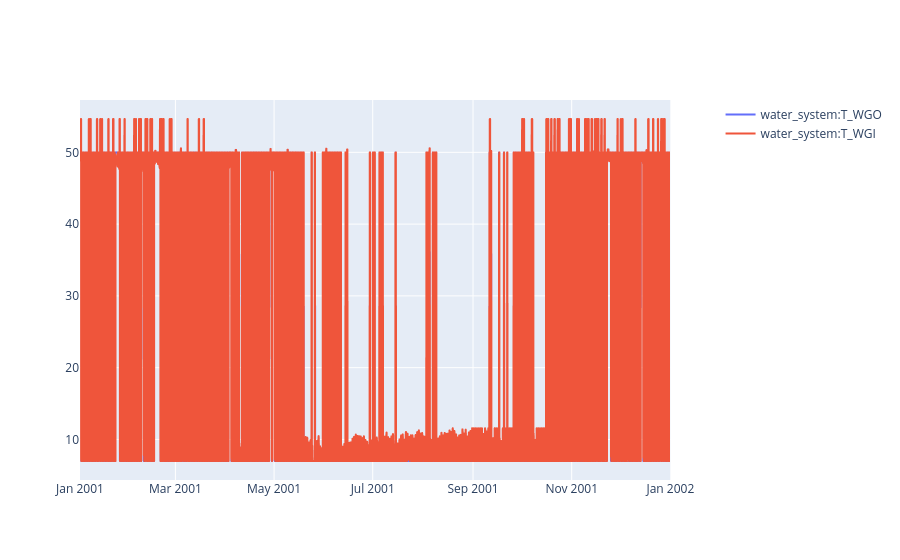

Here is the notebook cell this chart was saved with:
### Code cell
sim.plot(pro.dates(),[T_wgo,T_wgi])

### Figure 1 — Plotly figure (JSON) as saved in the notebook; plotly's stock layout.template omitted (floating-point values rounded to 4 significant figures; data arrays with more than 128 entries replaced by an {"elided": "..."} marker saying what was removed)
{"data": [{"hovertemplate": "date=%{x}<br>water_system:T_WGO=%{y}<extra></extra>", "legendgroup": "", "line": {"dash": "solid"}, "marker": {"symbol": "circle"}, "mode": "lines", "name": "water_system:T_WGO", "showlegend": true, "type": "scattergl", "x": {"elided": "8760 str values"}, "xaxis": "x", "y": {"elided": "8760 float values"}, "yaxis": "y"}, {"hovertemplate": "date=%{x}<br>water_system:T_WGI=%{y}<extra></extra>", "legendgroup": "", "line": {"dash": "solid"}, "marker": {"symbol": "circle"}, "mode": "lines", "name": "water_system:T_WGI", "showlegend": true, "type": "scattergl", "x": {"elided": "8760 str values"}, "xaxis": "x", "y": {"elided": "8760 float values"}, "yaxis": "y"}], "layout": {"xaxis": {"anchor": "y", "domain": [0, 0.94]}, "yaxis": {"anchor": "x", "domain": [0, 1]}, "yaxis2": {"anchor": "x", "overlaying": "y", "side": "right"}}}
